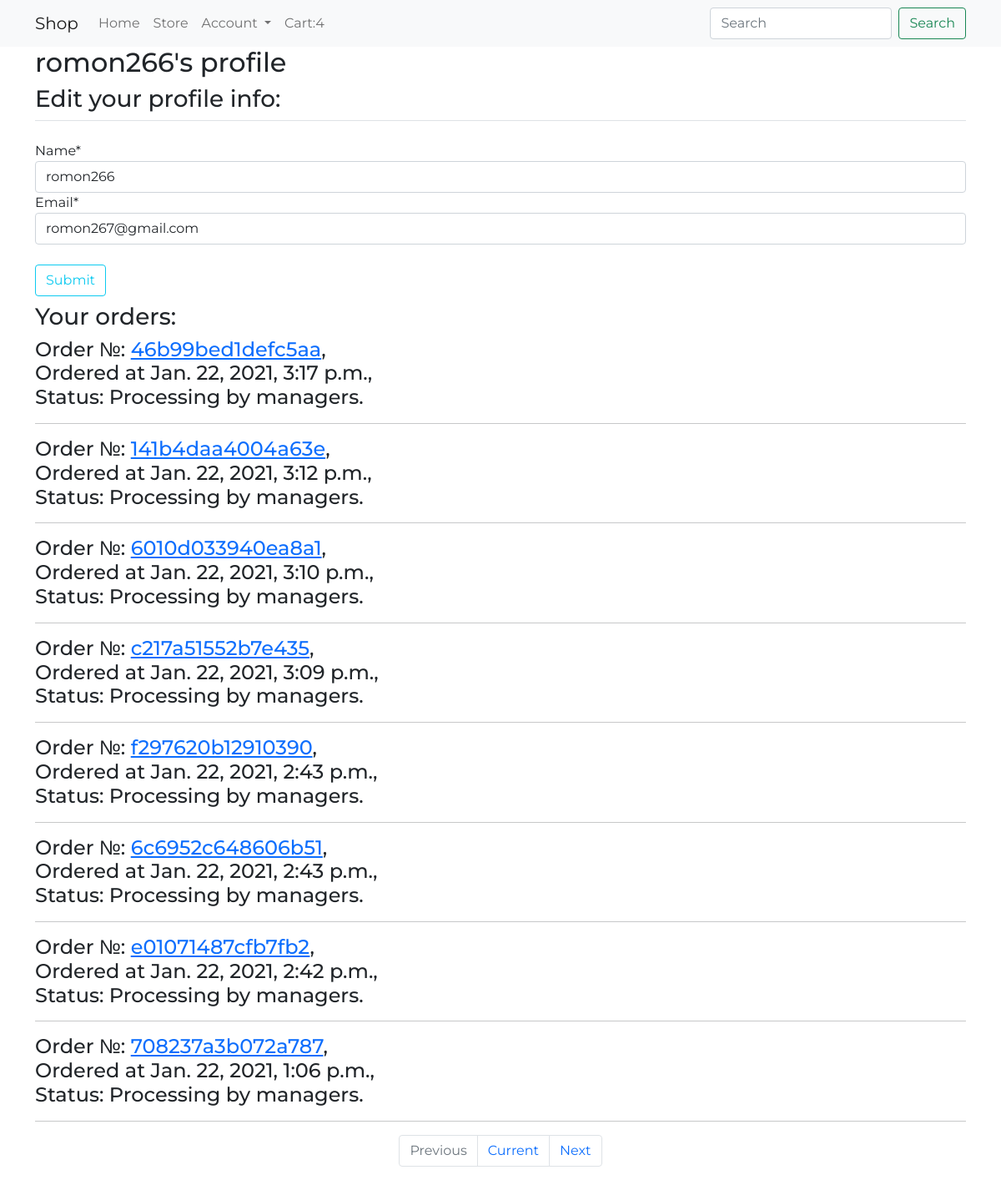
The app's page /users/profile/ (signed in), older data.
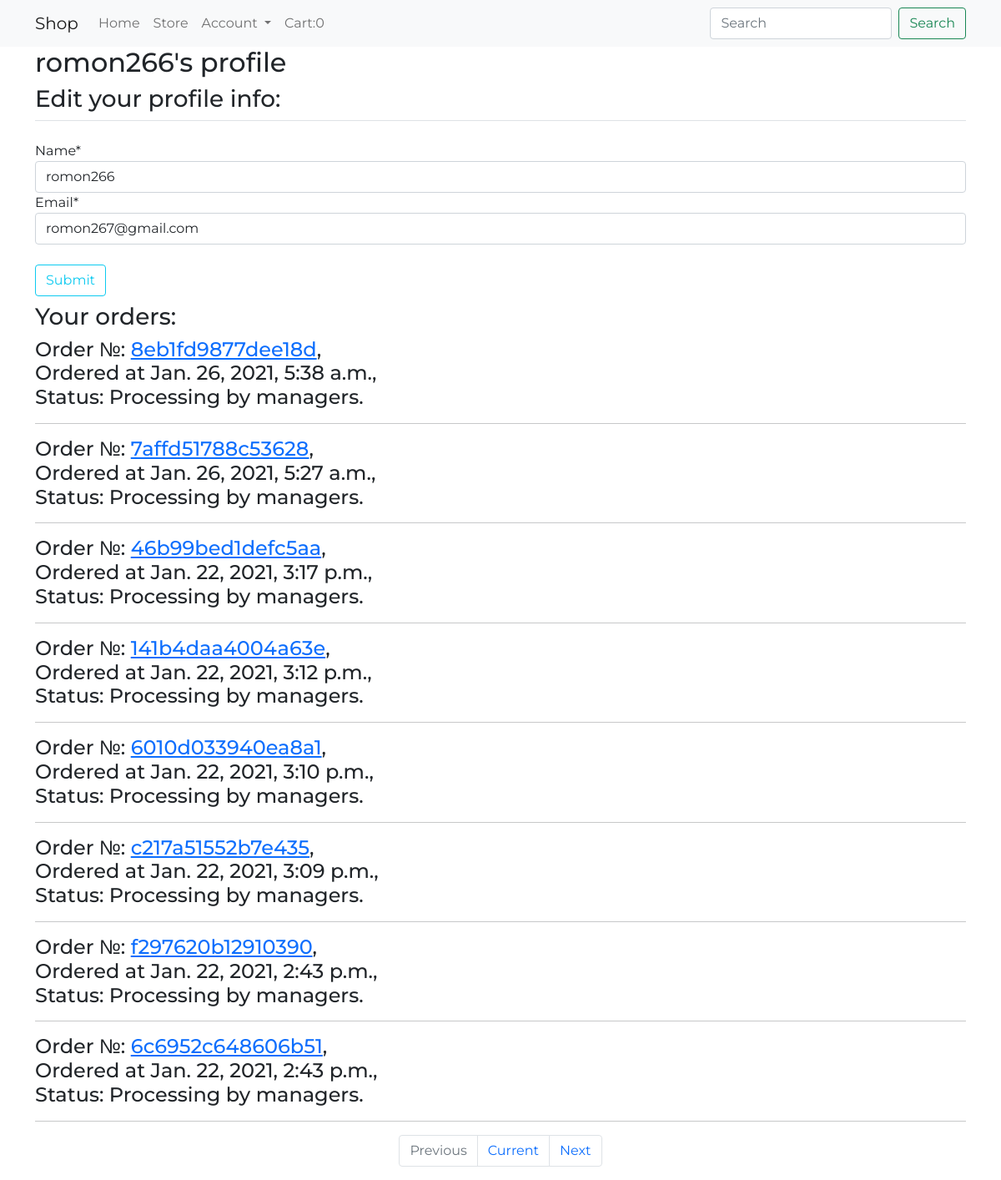
The same page, newer data.
### store/models.py (models this page shows, shortened)
class Order(models.Model):
    customer = models.ForeignKey(Customer, on_delete=models.SET_NULL, blank=True, null=True)
    date_ordered = models.DateTimeField(auto_now_add=True)
    complete = models.BooleanField(default=False, null=True, blank=False)
    status = models.CharField(max_length=40, default='', null=True, blank=True)
    transaction_id = models.CharField(max_length=200, null=True)
    class Meta:
        ordering = ['-date_ordered']
    @property
    def get_cart_items(self):
        orderitems = self.orderitem_set.all()
        total = sum([item.quantity for item in orderitems])
        return total

### users/views.py (the view)
# urls.py: path('profile/', users_views.profile, name="profile"),
@login_required
def profile(request):
    customer = request.user.customer
    orders = Order.objects.filter(customer = customer, complete = True)
    paginator = Paginator(orders, 8)
    page_number = request.GET.get('page')
    page_obj = paginator.get_page(page_number)
    order, created = Order.objects.get_or_create(customer = customer, complete=False)
    cart_items = order.get_cart_items
    if request.method == "POST":
        form = GuestForm(request.POST)
        if form.is_valid():
            form.save()
            customer.name = form.cleaned_data.get('name')
            customer.email = form.cleaned_data.get('email')
            customer.save()
            messages.success(request, f'Your data has been changed!')
            return redirect('profile')
    else:
        form = GuestForm(instance= request.user.customer)
    context = {'orders': page_obj, 'cart_items': cart_items, 'form': form}
    return render(request, 'users/profile.html', context)

### store/forms.py
class GuestForm(ModelForm):
    class Meta:
        model = Customer
        fields = ['name', 'email']

### users/templates/users/profile.html (shortened to what this page needs)
{%extends 'store/base.html'%}
{%load crispy_forms_tags%}
{% block content%}
<div class="container">
    <h2>{{user.customer.name}}'s profile</h2>
    <form method="POST">
        <fieldset class="form-group">
            <legend class="border-bottom mb-4"><h3>Edit your profile info:</h3></legend>
            {{form|crispy}}
        </fieldset>
        <div class="form-group">
            <button class="btn btn-outline-info mb-2 mt-4" type="submit">Submit</button>
        </div>
    </form>
    <h3>Your orders:</h3>
    {% for order in orders %}
    <h4>Order №: <a href="{%url 'users-order-detail' order.pk %}">{{order.transaction_id}}</a>,<br>Ordered at {{order.date_ordered}},<br>Status: {{order.status}}</h4><hr>
    {% endfor %}
    <nav aria-label="Page navigation">
    <ul class="pagination justify-content-center">
        {% if orders.has_previous%}
            <li class="page-item">
            <a class="page-link" href="?page={{orders.previous_page_number}}">Previous</a>
            </li>
        {% else %}
            <li class="page-item disabled">
            <a class="page-link" href="#" tabindex="-1" aria-disabled="true">Previous</a>
            </li>
        {% endif %}
        <li class="page-item">
        <a class="page-link" href="#">Current</a>
        </li>
        {% if orders.has_next %}
        <li class="page-item">
        <a class="page-link" href="?page={{orders.next_page_number}}">Next</a>
        </li>
        {% else %}
        <li class="page-item disabled">
            <a class="page-link" href="#" tabindex="-1" aria-disabled="true">Next</a>
            </li>
        {% endif %}
    </ul>
    </nav>
</div>
{% endblock %}

Row changes from the older to the newer data that the page shows:
no longer on this page (row unchanged): Order: transaction_id "e01071487cfb7fb2", date_ordered "Jan. 22, 2021, 2:42 p.m.", status "Processing by managers."
no longer on this page (row unchanged): Order: transaction_id "708237a3b072a787", date_ordered "Jan. 22, 2021, 1:06 p.m.", status "Processing by managers."
added Order: transaction_id "8eb1fd9877dee18d", date_ordered "Jan. 26, 2021, 5:38 a.m.", status "Processing by managers."
now on this page (row edited): Order: transaction_id "7affd51788c53628", date_ordered "Jan. 26, 2021, 5:27 a.m.", status "Processing by managers."
Text that changed along with them:
{{ cart_items }}: "4" → "0"
